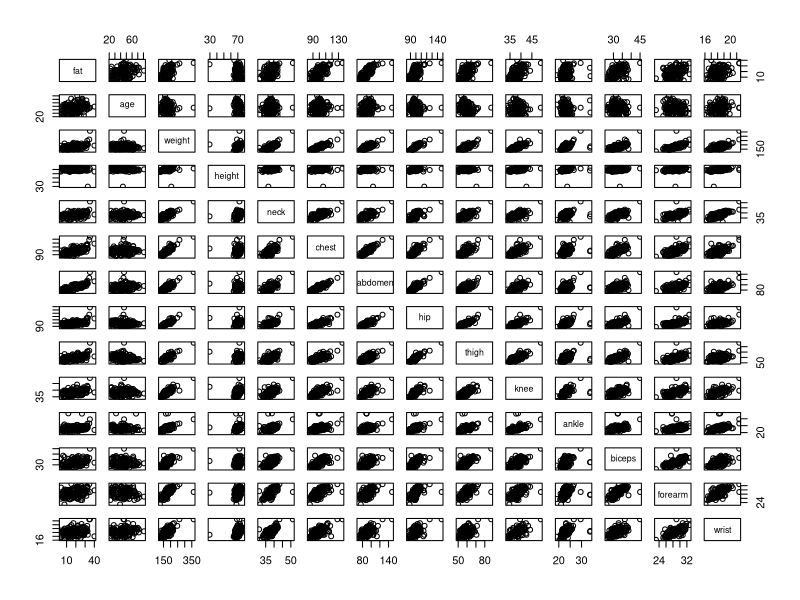
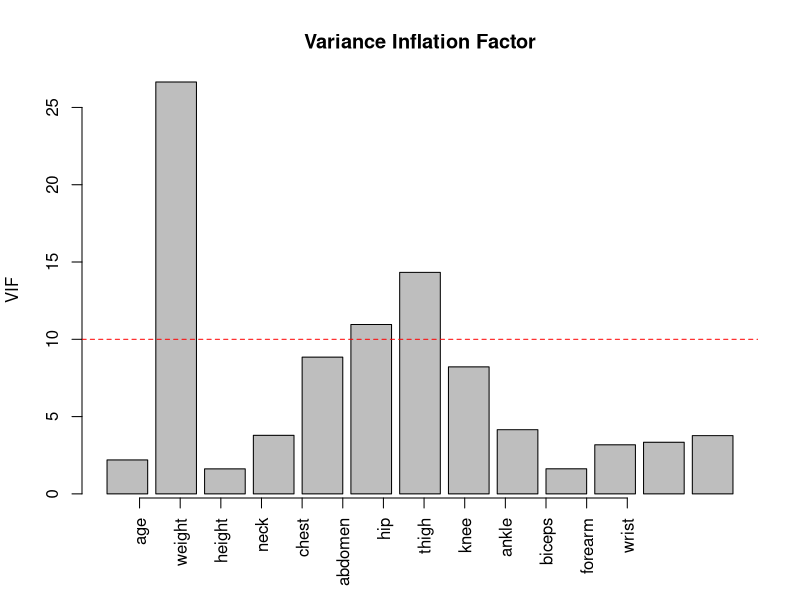
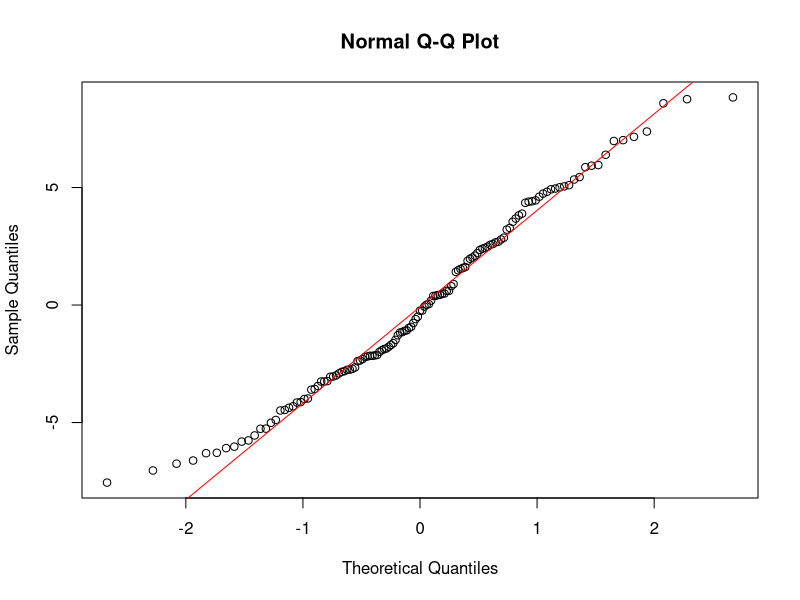
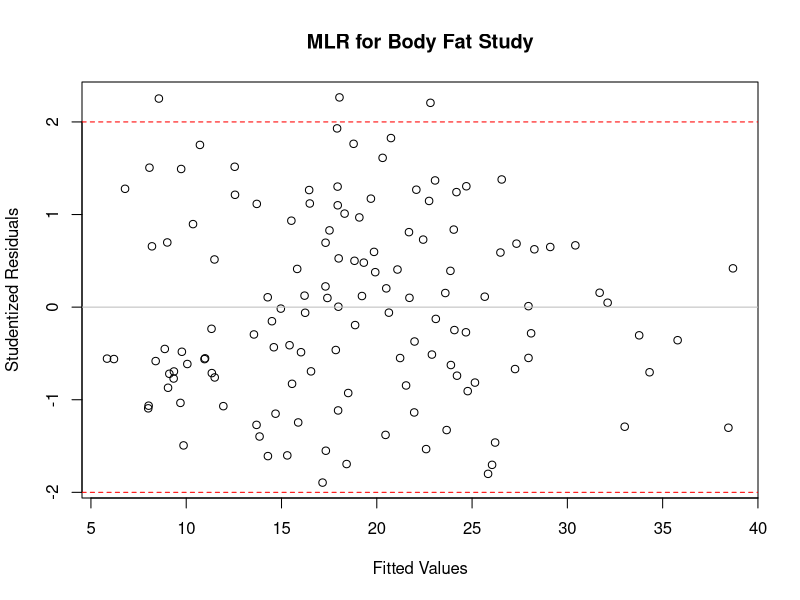
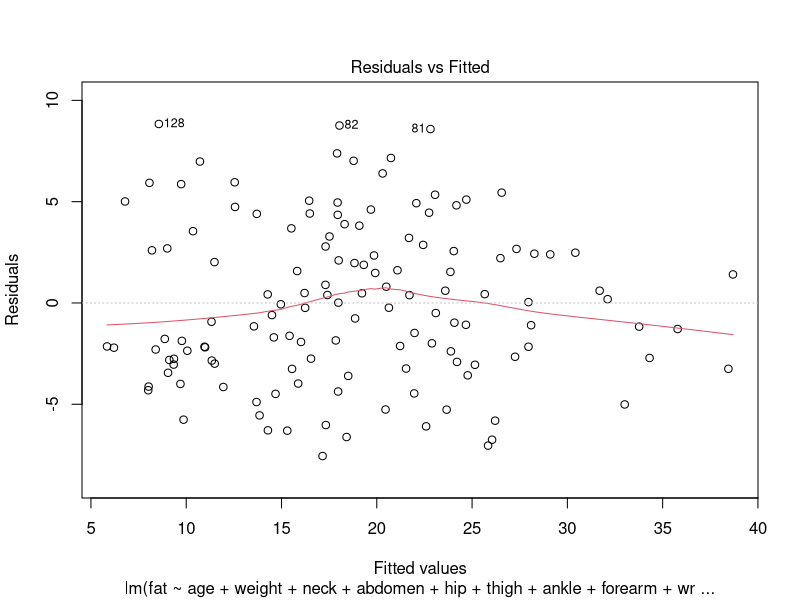
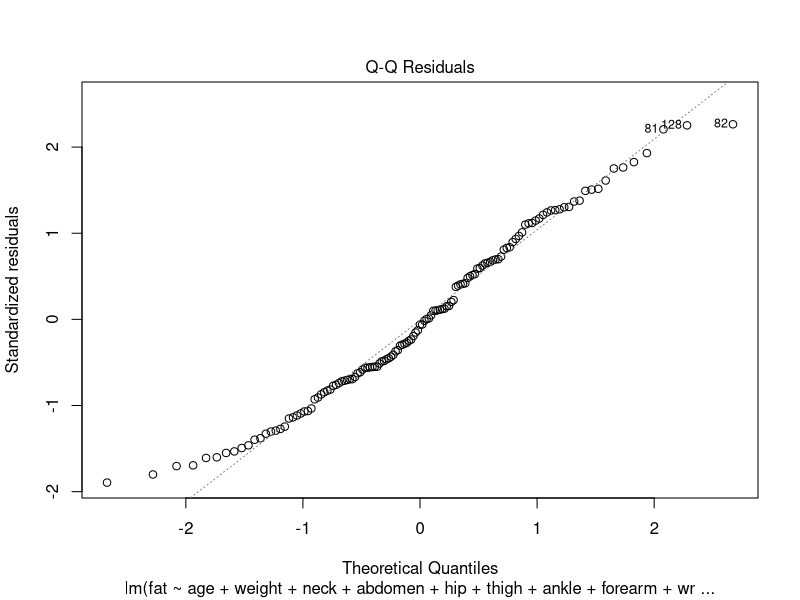
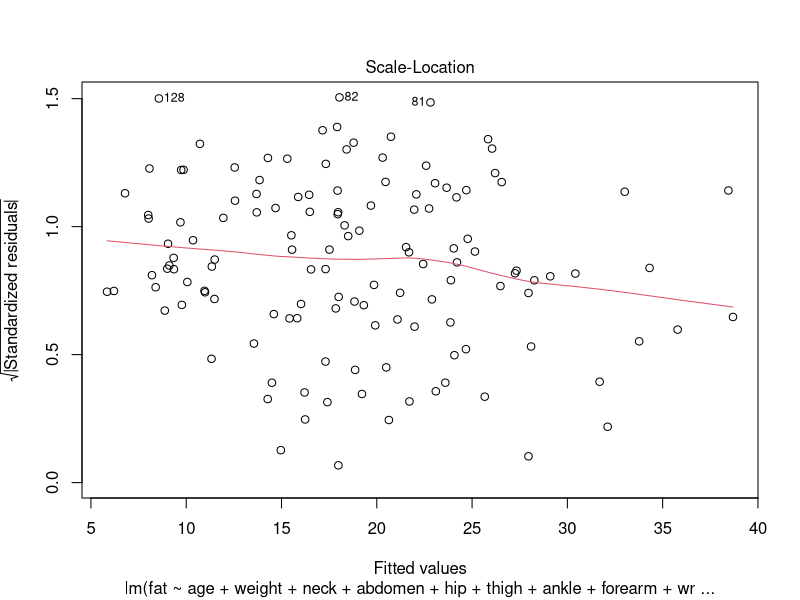
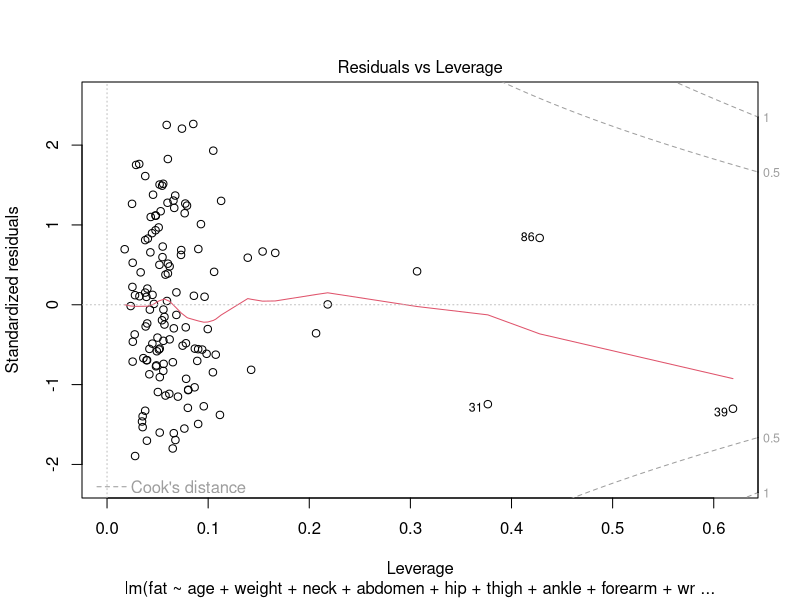

Recreate these plots in R, in order.
## ---- chunk 1
library(readr)
bodyfat <- read_table("bodyfat.txt", col_types = cols(density = col_skip()))
## ---- chunk 2
pairs(bodyfat)
## ---- chunk 3
cor(bodyfat)
## ---- chunk 4
full.fat <- lm(fat~., data=bodyfat)
summary(full.fat)
## ---- chunk 5
library(car)
vif.fat <- vif(full.fat)
barplot(vif.fat, xaxt = "n", main = "Variance Inflation Factor", ylab = "VIF")
# barplot(vif.fat)
abline(h=10, col="red", lty=2)
axis(1, at = seq_along(vif.fat), labels = names(vif.fat), las = 2)
## ---- chunk 6
back.fat <- step(full.fat, direction="backward")
summary(back.fat)
## ---- chunk 7
null.fat <- lm(fat~1, data=bodyfat)
summary(null.fat)

for.fat <- step(null.fat, scope=formula(full.fat), direction="forward")
summary(for.fat)
## ---- chunk 8
library(leaps)
all.subsets <- regsubsets(fat~., data=bodyfat, method="exhaustive")
summary(all.subsets)
summary(all.subsets)$adjr2
## ---- chunk 9
summary_object <- summary(all.subsets)

summary(all.subsets)$cp

included_matrix <- summary_object$which
num_vars_per_model <- rowSums(included_matrix) + 1
num_vars_per_model

abs(summary(all.subsets)$cp - num_vars_per_model)
## ---- chunk 10
summary(all.subsets)$bic

min(summary(all.subsets)$bic)
which.min(summary(all.subsets)$bic)
## ---- chunk 11
ageCat <- vector(mode="character", length=length(bodyfat$age))
ageCat[bodyfat$age<39] = "under39" # lower quartile
ageCat[bodyfat$age>52] = "over52" # upper quartile
ageCat[bodyfat$age>38 & bodyfat$age<53] = "mid" # middle 50%
bodyfat = cbind(bodyfat, ageCat)
## ---- chunk 12
cat.fat <- lm(fat ~ ageCat + weight + neck + abdomen + hip + thigh +
ankle + forearm + wrist, data = bodyfat)
summary(cat.fat)
## ---- chunk 13
best.fat <- back.fat
summary(best.fat)
anova(best.fat)
## ---- chunk 14
qqnorm(best.fat$residuals)
qqline(best.fat$residuals, col="red")
## ---- chunk 15
library(MASS)
stdresids <- stdres(best.fat)
stdresids[which(abs(stdresids)>2)]
plot(best.fat$fitted.values, stdresids, main="MLR for Body Fat Study",
xlab="Fitted Values", ylab="Studentized Residuals")
abline(h=0, col="gray")
abline(h=-2, col="red", lty=2)
abline(h=2, col="red", lty=2)
## ---- chunk 16
plot(best.fat)
## ---- chunk 17
library(MASS)
stdresids <- stdres(best.fat)
plot(best.fat$model$age, 
     stdresids, 
     main="MLR for Body Fat Study",
     xlab="Age", 
     ylab="Studentized Residuals")
abline(h=0, col="red")

plot(best.fat$model$weight, 
     stdresids, 
     main="MLR for Body Fat Study",
     xlab="Weight", 
     ylab="Studentized Residuals")
abline(h=0, col="red")

plot(best.fat$model$neck, 
     stdresids, 
     main="MLR for Body Fat Study",
     xlab="Neck", 
     ylab="Studentized Residuals")
abline(h=0, col="red")

plot(best.fat$model$abdomen, 
     stdresids, 
     main="MLR for Body Fat Study",
     xlab="Abdomen", 
     ylab="Studentized Residuals")
abline(h=0, col="red")

plot(best.fat$model$hip, 
     stdresids, 
     main="MLR for Body Fat Study",
     xlab="Hip", 
     ylab="Studentized Residuals")
abline(h=0, col="red")

plot(best.fat$model$thigh, 
     stdresids, 
     main="MLR for Body Fat Study",
     xlab="Thigh", 
     ylab="Studentized Residuals")
abline(h=0, col="red")

plot(best.fat$model$ankle, 
     stdresids, 
     main="MLR for Body Fat Study",
     xlab="Ankle", 
     ylab="Studentized Residuals")
abline(h=0, col="red")

plot(best.fat$model$forearm, 
     stdresids, 
     main="MLR for Body Fat Study",
     xlab="Forearm", 
     ylab="Studentized Residuals")
abline(h=0, col="red")

plot(best.fat$model$wrist, 
     stdresids, 
     main="MLR for Body Fat Study",
     xlab="Wrist", 
     ylab="Studentized Residuals")
abline(h=0, col="red")
## ---- chunk 18
stdresids <- studres(best.fat)
stdresids[which(abs(stdresids)>2)]
plot(best.fat$fitted.values, stdresids, main="MLR for Body Fat Study",
xlab="Fitted Values", ylab="Studentized Residuals")
abline(h=0, col="gray")
abline(h=-2, col="red", lty=2)
abline(h=2, col="red", lty=2)
## ---- chunk 19
leverage <- hatvalues(best.fat)
leverage[which(abs(leverage)>(20/length(leverage)))]
plot(leverage, type = 'h', main="MLR for Body Fat Study",
ylab="Leverage (hi)")
abline(h=(20/length(leverage)), col="red", lty=2)
## ---- chunk 20
20/length(leverage)
## ---- chunk 21
cooks <- cooks.distance(best.fat)
# cooks[which(abs(cooks)>(2*sqrt(2/length(cooks))))]
plot(cooks, type = 'h', main="MLR for Body Fat Study",
ylab="Cook’s Distance (Di)")
abline(h=2*sqrt(2/length(leverage)), col="red", lty=2)
## ---- chunk 22
dff <- dffits(best.fat)
# dff[which(abs(dff) > 2*sqrt(20/length(dff)))]
plot(abs(dff), type = 'h', main="MLR for Body Fat Study",
ylab="Absolute Value of DFFITS")
abline(h=2*sqrt(20/length(dff)), col="red", lty=2)
## ---- chunk 23
dfb <- dfbetas(best.fat)
# dfb[which(abs(dfb) > 2/sqrt(length(dfb)))]
plot(dfb[,1], type = 'h', main="MLR for Body Fat Study",
ylab="DFBETA", xlab="(Intercept)")
abline(h=2/sqrt(length(dfb)), col="red", lty=2)
abline(h=-2/sqrt(length(dfb)), col="red", lty=2)
## ---- chunk 24
# age, weight, neck, abdomen, hip, thigh, ankle, forearm, wrist

# dfb <- dfbetas(best.fat)
# # dfb[which(abs(dfb) > 2/sqrt(length(dfb)))]
# plot(dfb[,1], type = 'h', main="MLR for Body Fat Study",
# ylab="DFBETA", xlab="(Intercept)")
# abline(h=2/sqrt(length(dfb)), col="red", lty=2)
# abline(h=-2/sqrt(length(dfb)), col="red", lty=2)

plot(dfb[,2], 
     type = 'h', 
     main="MLR for Body Fat Study",
     ylab="DFBETA", 
     xlab="Age")
abline(h=2/sqrt(length(dfb)), col="red", lty=2)
abline(h=-2/sqrt(length(dfb)), col="red", lty=2)

plot(dfb[,3], 
     type = 'h', 
     main="MLR for Body Fat Study",
     ylab="DFBETA", 
     xlab="Weight")
abline(h=2/sqrt(length(dfb)), col="red", lty=2)
abline(h=-2/sqrt(length(dfb)), col="red", lty=2)

plot(dfb[,4], 
     type = 'h', 
     main="MLR for Body Fat Study",
     ylab="DFBETA", 
     xlab="Neck")
abline(h=2/sqrt(length(dfb)), col="red", lty=2)
abline(h=-2/sqrt(length(dfb)), col="red", lty=2)

plot(dfb[,5], 
     type = 'h', 
     main="MLR for Body Fat Study",
     ylab="DFBETA", 
     xlab="Abdomen")
abline(h=2/sqrt(length(dfb)), col="red", lty=2)
abline(h=-2/sqrt(length(dfb)), col="red", lty=2)

plot(dfb[,6], 
     type = 'h', 
     main="MLR for Body Fat Study",
     ylab="DFBETA", 
     xlab="Hip")
abline(h=2/sqrt(length(dfb)), col="red", lty=2)
abline(h=-2/sqrt(length(dfb)), col="red", lty=2)

plot(dfb[,7], 
     type = 'h', 
     main="MLR for Body Fat Study",
     ylab="DFBETA", 
     xlab="Thigh")
abline(h=2/sqrt(length(dfb)), col="red", lty=2)
abline(h=-2/sqrt(length(dfb)), col="red", lty=2)

plot(dfb[,8], 
     type = 'h', 
     main="MLR for Body Fat Study",
     ylab="DFBETA", 
     xlab="Ankle")
abline(h=2/sqrt(length(dfb)), col="red", lty=2)
abline(h=-2/sqrt(length(dfb)), col="red", lty=2)

plot(dfb[,9], 
     type = 'h', 
     main="MLR for Body Fat Study",
     ylab="DFBETA", 
     xlab="Forearm")
abline(h=2/sqrt(length(dfb)), col="red", lty=2)
abline(h=-2/sqrt(length(dfb)), col="red", lty=2)

plot(dfb[,10], 
     type = 'h', 
     main="MLR for Body Fat Study",
     ylab="DFBETA", 
     xlab="Wrist")
abline(h=2/sqrt(length(dfb)), col="red", lty=2)
abline(h=-2/sqrt(length(dfb)), col="red", lty=2)
